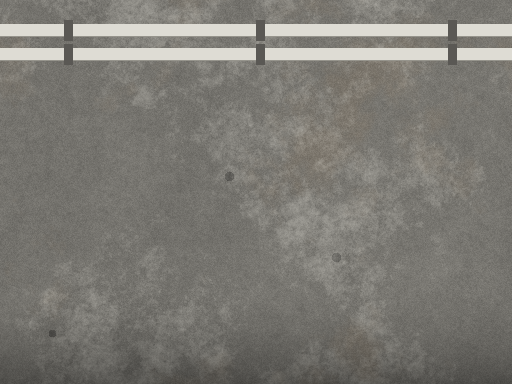
#> input picture src/patches/rf06/RF6_BETN.png, 512 x 384 px; its folder holds 4 pictures in this run
$ python materials_rf06.py
#> lines starting #> are read from the running program, lines starting #| are printed output that depends on the picture
### scripts/mapkit/materials.py
#!/usr/bin/env python3
"""RF01 stand-in material family, item sprites, sky and menu graphics.

Everything is procedural (numpy/PIL) but calibrated on the legacy plaster and ceramic masters
so the level reads as one institution: painted plaster with dado, ceramic and checker floors,
limestone, painted wood and metal doors, iron grilles, enamel plaques. These are the textures used
until Codex Astra material batches are validated and promoted (scripts/promote_astra_batch.ps1).

Output (runtime):  src/patches/rf01/*.png, src/flats-less definitions in src/TEXTURES.rf01,
                   src/sprites/items/*.png, src/graphics/RFSELCT.png, src/textures/RFSKY.png
Usage: python scripts/mapkit/materials.py
"""
from pathlib import Path
import struct, sys, zlib, math
import numpy as np
from PIL import Image, ImageDraw, ImageFont, ImageFilter

ROOT = Path(__file__).resolve().parents[2]
PATCH = ROOT / 'src' / 'patches' / 'rf01'
SPRITES = ROOT / 'src' / 'sprites' / 'items'
GRAPHICS = ROOT / 'src' / 'graphics'
PPU = 4  # pixels per world unit

DEFS = []  # (kind, name, w, h, path)


# ----------------------------------------------------------------------------- helpers
def fbm(h, w, seed, beta=2.0):
    """Periodic 1/f^beta noise in [0,1]. Tileable by construction (spectral synthesis)."""
    rng = np.random.default_rng(seed)
    fy = np.fft.fftfreq(h)[:, None]
    fx = np.fft.fftfreq(w)[None, :]
    f = np.sqrt(fx ** 2 + fy ** 2)
    f[0, 0] = 1.0
    amp = 1.0 / f ** (beta / 2.0)
    amp[0, 0] = 0.0
    phase = np.exp(2j * np.pi * rng.random((h, w)))
    img = np.real(np.fft.ifft2(amp * phase))
    img -= img.min()
    return img / max(img.max(), 1e-9)


def grain(h, w, seed, amount=0.04):
    rng = np.random.default_rng(seed)
    return (rng.random((h, w)) - 0.5) * 2 * amount


def to_img(arr):
    return Image.fromarray(np.clip(arr * 255, 0, 255).astype(np.uint8), 'RGB')


def solid(h, w, rgb):
    return np.ones((h, w, 3)) * (np.array(rgb) / 255.0)


def tint(base, mask3, rgb, strength):
    """Blend base toward rgb where mask3 (h,w,1) is high."""
    col = np.array(rgb) / 255.0
    return base * (1 - mask3 * strength) + col * (mask3 * strength)


# [8 lines left out: function save_patch, not called in this run]


def plaster(h, w, seed, rgb=(218, 210, 194), rough=0.10, stains=0.12):
    base = solid(h, w, rgb)
    n1 = fbm(h, w, seed, 2.6)[..., None]          # broad tonal drift
    n2 = fbm(h, w, seed + 7, 1.6)[..., None]      # fine trowel grain
    stain = fbm(h, w, seed + 13, 3.2)[..., None]
    img = base * (0.94 + 0.12 * (n1 - 0.5)) * (1 + rough * (n2 - 0.5))
    img = tint(img, np.clip((stain - 0.62) * 4, 0, 1), (140, 118, 92), stains)
    img += grain(h, w, seed + 3, 0.025)[..., None]
    # sparse chips
    rng = np.random.default_rng(seed + 99)
    for _ in range(int(h * w / 60000)):
        cy, cx = rng.integers(0, h), rng.integers(0, w)
        r = rng.integers(2, 6)
        yy, xx = np.ogrid[:h, :w]
        m = ((yy - cy) ** 2 + (xx - cx) ** 2) < r * r
        img[m] *= 0.72
    return np.clip(img, 0, 1)


def floor_grime(img, strength=0.35, height_frac=0.22):
    """Darken toward the floor (bottom rows) for wall textures."""
    h = img.shape[0]
    y = np.linspace(0, 1, h)[:, None, None]
    g = np.clip((y - (1 - height_frac)) / height_frac, 0, 1) ** 1.6
    return img * (1 - strength * g)


# [394 lines left out: functions dado_wall, tile_wall, ceramic, checker, planks, stone_blocks and 11 more, not called in this run]


# ----------------------------------------------------------------------------- furniture sides
# Raised-block furniture keeps its geometry (safe collision); these side textures make the blocks
# read as beds, tables, shelving and vats. Lower textures are top-aligned on the block's top edge.
def _px(u):
    return int(round(u * PPU))


# [137 lines left out: functions bed_side, bed_head, table_side, shelf_front, vat_side, stained_glass, not called in this run]


# ----------------------------------------------------------------------------- wear decals
DECALS = ROOT / 'src' / 'graphics' / 'decals'


# [65 lines left out: functions _mask_png, wear_decals, png_with_grab, not called in this run]


def sprite_canvas(w, h):
    return Image.new('RGBA', (w * 2, h * 2), (0, 0, 0, 0))


# [273 lines left out: functions finish_sprite, draw_key, draw_ammo_box, draw_magazine, draw_dressing, draw_fal_pickup and 8 more, not called in this run]


# [6 lines that do not run on import are left out]

### scripts/mapkit/materials_rf02.py
#!/usr/bin/env python3
"""RF02 material family: Paris, 14 June 1940, from the boulevard Arago to the Porte Maillot.

Same procedural method and calibration as the RF01 family (scripts/mapkit/materials.py, whose pure helpers are
imported; it is never run from here, so no RF01 texture is rewritten). Slightly darker and dirtier than RF01,
because the place asks for it: smoke over the city, soot on the facades, paper tape across the shop windows.
Every inscription is composed with a real font from the text of the novel (docs/production/maps/RF02_FICHE.md),
never generated.

Output: src/patches/rf02/*.png, src/TEXTURES.rf02, src/textures/RFSKY2.png, src/sprites/rf02/*.png
Usage: python scripts/mapkit/materials_rf02.py
"""
import math
import zlib
from pathlib import Path
import numpy as np
from PIL import Image, ImageDraw, ImageFont, ImageFilter

import sys
sys.path.insert(0, str(Path(__file__).resolve().parent))
from materials import fbm, grain, to_img, solid, tint, plaster, floor_grime, stone_blocks, cobbles, planks, _draw_window, png_with_grab  # noqa: E402

ROOT = Path(__file__).resolve().parents[2]
PATCH = ROOT / 'src' / 'patches' / 'rf02'
SPRITES = ROOT / 'src' / 'sprites' / 'rf02'
PPU = 4
DEFS = []


# [6 lines left out: function save, not called in this run]


def font(size, bold=True, face=None):
    for f in ([face] if face else []) + (['C:/Windows/Fonts/arialbd.ttf'] if bold else ['C:/Windows/Fonts/arial.ttf']) + ['C:/Windows/Fonts/arial.ttf']:
        try:
            return ImageFont.truetype(f, size)
        except (OSError, TypeError):
            continue
    return ImageFont.load_default()


NARROW = 'C:/Windows/Fonts/ARIALNB.TTF'


# [415 lines left out: functions fitted, text_center, soot, sky_smoke, taped_window, facade and 16 more, not called in this run]


BOOK_PPU = 16          # books are seen from close by and carry titles: 16 px per unit


# [217 lines left out: functions book_barricade, radio_shelf, apothecary_window, luna_sign, closure_panel, morris and 1 more, not called in this run]


def tram_bench(name, seed):
    arr = planks(32 * PPU, 64 * PPU, seed, 6, (120, 84, 48))
    save('Texture', name, floor_grime(arr, 0.3, 0.3))


def leather(h, w, seed, rgb):
    img = solid(h, w, rgb) * (0.85 + 0.3 * (fbm(h, w, seed, 1.6)[..., None] - 0.5))
    return np.clip(img + grain(h, w, seed + 1, 0.03)[..., None], 0, 1)


# [30 lines left out: functions suitcase_side, mattress_skin, not called in this run]


# ----------------------------------------------------------------------------- sprites (objects of the novel)
def sprite_rgba(w, h):
    return Image.new('RGBA', (w, h), (0, 0, 0, 0))


# [413 lines left out: functions save_sprite, draw_ticket, draw_reader_card, draw_bag, draw_bucket, draw_phone and 13 more, not called in this run]


# [7 lines that do not run on import are left out]

### scripts/mapkit/materials_rf06.py
#!/usr/bin/env python3
"""RF06 material family: the corridor that should not fit in the building (novel l. 709-731).

PROVISIONAL procedural stand-ins by Opus (request to Astra to follow with the Jerma family). Inscriptions are the
text of the novel composed with real fonts: the stencilled room numbers 117, 404, 017, crossed out; ERREUR Ø in its
variants (black, red, engraved, a zero instead of the Ø, a bar that cuts the word in two). The graffiti are marks and
initials in several scripts, without words invented for the story.

Output: src/patches/rf06/*.png, src/TEXTURES.rf06
Usage: python scripts/mapkit/materials_rf06.py
"""
import sys
from pathlib import Path
import numpy as np
from PIL import Image, ImageDraw, ImageFilter

sys.path.insert(0, str(Path(__file__).resolve().parent))
from materials import fbm, grain, to_img, solid, tint, plaster, floor_grime, stone_blocks  # noqa: E402
from materials_rf02 import font, text_center  # noqa: E402

ROOT = Path(__file__).resolve().parents[2]
PATCH = ROOT / 'src' / 'patches' / 'rf06'
PPU = 4
DEFS = []
# Files imported over the stand-ins (Codex RF05_RF06_MATERIALS_01, 01/10): never redrawn, their definition is read from
# the file in place.
DELIVERED = {'RF6_BETN', 'RF6_BETS', 'RF6_PEAU', 'RF6_PEA2', 'RF6_SOL', 'RF6_PLAF'}   # + RF06_FLATS_01


def save(kind, name, arr, ppu=PPU):
    if name in DELIVERED:
        img = Image.open(PATCH / f'{name}.png')
        DEFS.append((kind, name, img.size[0], img.size[1], ppu))
        return
    img = arr if isinstance(arr, Image.Image) else to_img(np.clip(arr, 0, 1))
    PATCH.mkdir(parents=True, exist_ok=True)
    img.save(PATCH / f'{name}.png', optimize=True)
    DEFS.append((kind, name, img.size[0], img.size[1], ppu))


# [4 lines left out: function masked, not called in this run]


def concrete(h, w, seed, rgb=(128, 126, 120)):
    arr = plaster(h, w, seed, rgb, rough=0.25, stains=0.2)
    salt = fbm(h, w, seed + 7, 2.6)[..., None]
    return tint(arr, np.clip((salt - 0.6) * 3, 0, 1), (206, 204, 196), 0.35)      # salty damp (l. 709)


def corridor_wall(name, seed, pipes=True):
    """Raw concrete, pipes painted white along the top, damp salt blooms (l. 709). 128 x 96."""
    W, H = 128 * PPU, 96 * PPU
    img = to_img(np.clip(floor_grime(concrete(H, W, seed), 0.35, 0.25), 0, 1))
    d = ImageDraw.Draw(img)
    if pipes:
        for k, y in enumerate((6, 12)):
            d.rectangle([0, y * PPU, W, y * PPU + 3 * PPU], fill=(222, 220, 212))
            d.line([(0, y * PPU + 3 * PPU), (W, y * PPU + 3 * PPU)], fill=(150, 148, 140), width=1)
            for x in range(16 * PPU, W, 48 * PPU):
                d.rectangle([x, y * PPU - PPU, x + 2 * PPU, y * PPU + 4 * PPU], fill=(90, 88, 84))
    save('Texture', name, np.asarray(img).astype(float) / 255.0)


def peeled_wall(name, seed):
    """Layers of paint lifting like burnt skins; under the newest, graffiti, signatures, dates, marks in several scripts
    (l. 713). 128 x 96."""
    W, H = 128 * PPU, 96 * PPU
    rng = np.random.default_rng(seed)
    base = concrete(H, W, seed, (120, 116, 110))
    img = to_img(np.clip(base, 0, 1))
    d = ImageDraw.Draw(img)
    faces = ['C:/Windows/Fonts/arial.ttf', 'C:/Windows/Fonts/times.ttf', 'C:/Windows/Fonts/cour.ttf', 'C:/Windows/Fonts/comic.ttf']
    marks = ['J.M. 98', 'K.', 'G + R', 'Т.В.', 'Л. 2001', 'VIVA', 'S.F.', 'M.C. 1974', 'ĦAŻ', 'P.', 'A.B.', 'Ж', '1987', 'EZ']
    for k in range(18):
        f = font(int(rng.uniform(5, 11) * PPU), face=faces[k % 4])
        col = tuple(int(c) for c in rng.choice([(20, 20, 24), (130, 30, 26), (30, 60, 110), (40, 90, 50)]))
        d.text((rng.uniform(0, W - 30 * PPU), rng.uniform(20 * PPU, H - 14 * PPU)), marks[k % len(marks)], font=f, fill=col)
    arr = np.asarray(img).astype(float) / 255.0
    paint = solid(H, W, (196, 194, 184)) * (0.92 + 0.1 * fbm(H, W, seed + 1, 2.0)[..., None])
    keep = (fbm(H, W, seed + 2, 1.5) > 0.52)[..., None]
    edge = (np.abs(fbm(H, W, seed + 2, 1.5) - 0.52) < 0.015)[..., None]
    arr = np.where(keep, paint, arr)
    arr = np.where(edge, arr * 0.45, arr)                                    # the lifting edges, dark
    save('Texture', name, floor_grime(arr, 0.35, 0.25))


# [41 lines left out: functions stencil_number, erreur, daylight_opening, not called in this run]


def main():
    corridor_wall('RF6_BETN', 700)
#> in save, img is the input picture: PIL image 512x384 RGB; mean R, G, B 124.5, 122.3, 116.4
    corridor_wall('RF6_BETS', 701, pipes=False)
#> call 2 of save, with kind = 'Texture', name = 'RF6_BETS', ppu = 4
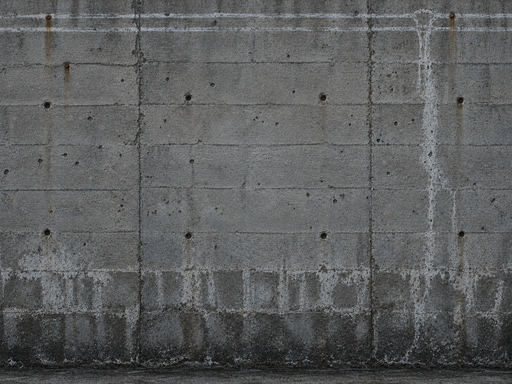
#> input picture src/patches/rf06/RF6_BETS.png, 512 x 384 px
#> in save, img is the input picture: PIL image 512x384 RGB; mean R, G, B 92.9, 94.1, 94.5
    peeled_wall('RF6_PEAU', 702)
#> in peeled_wall, `img = to_img(np.clip(base, 0, 1))`:
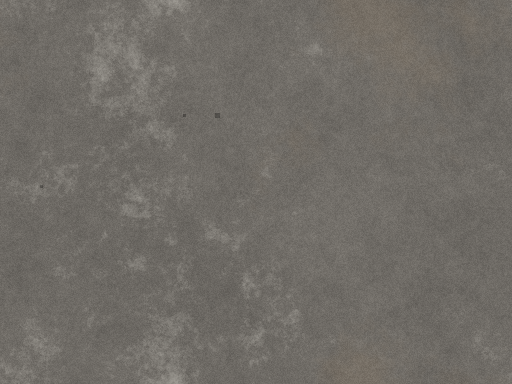
#> img: PIL image 512x384 RGB; mean R, G, B 112.3, 108.4, 102.6
#> in peeled_wall, `arr = np.where(keep, paint, arr)`:
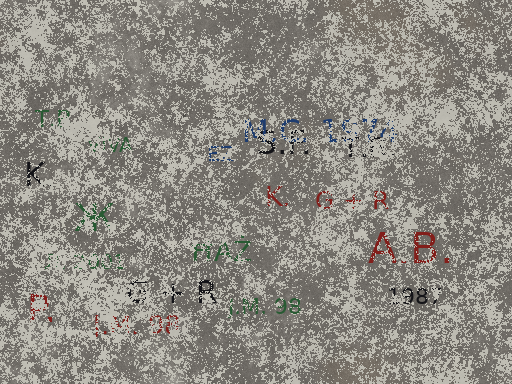
#> arr: shape (384, 512, 3) float64; mean R, G, B 0.553, 0.54, 0.511
#> in peeled_wall, `arr = np.where(keep, paint, arr)`:
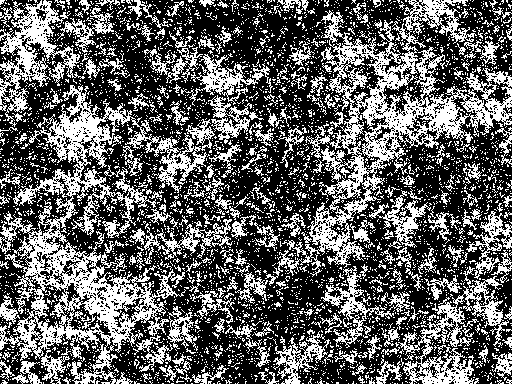
#> keep: shape (384, 512, 1) bool; 38.1% white in thin lines or dots
#> in peeled_wall, `arr = np.where(edge, arr * 0.45, arr)`:
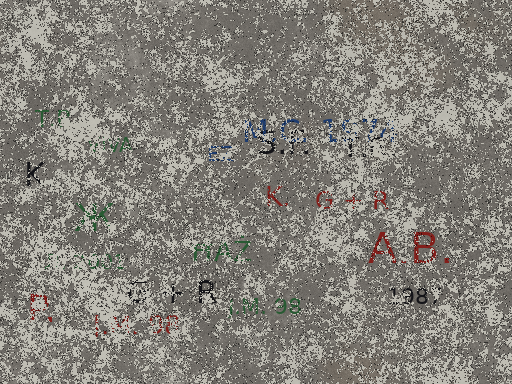
#> arr: shape (384, 512, 3) float64; mean R, G, B 0.518, 0.506, 0.479
#> in peeled_wall, `arr = np.where(edge, arr * 0.45, arr)`:
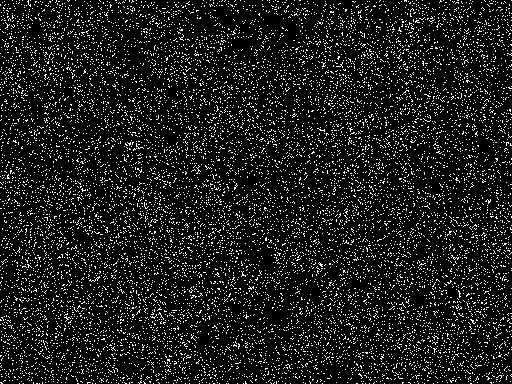
#> edge: shape (384, 512, 1) bool; 10.6% white in thin lines or dots
#> call 3 of floor_grime, with strength = 0.35, height_frac = 0.25
#> in floor_grime (call 3), `return img * (1 - strength * g)`:
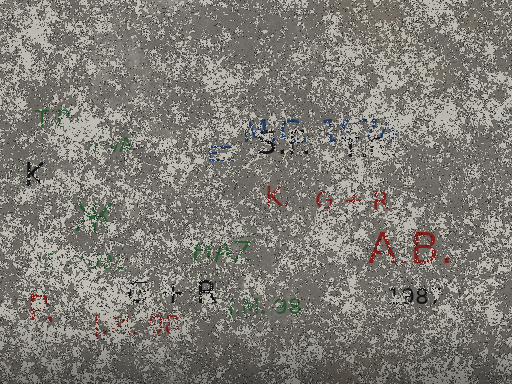
#> returned value: shape (384, 512, 3) float64; mean of channels 0, 1, 2 0.5, 0.489, 0.463; drawn as R, G, B
    peeled_wall('RF6_PEA2', 703)
    for num in ('117', '404', '017'):
        stencil_number(f'RF6_N{num}', num)
    for k, kind in enumerate(('noir', 'rouge', 'grave', 'zero', 'barre')):
        erreur(f'RF6_ER{k + 1}', kind, 710 + k)
    daylight_opening('RF6_JOUR')
    save('Flat', 'RF6_SOL', concrete(64 * PPU, 64 * PPU, 720, (112, 110, 104)))
    save('Flat', 'RF6_PLAF', concrete(64 * PPU, 64 * PPU, 721, (150, 148, 142)))
    lines = ['// Generated by scripts/mapkit/materials_rf06.py. RF06 (the corridor, l. 709-731). PROVISIONAL.', '']
    for kind, name, w, h, ppu in DEFS:
        lines.append(f'{kind} {name}, {w}, {h}\n{{\n    XScale {ppu}\n    YScale {ppu}\n    Patch "patches/rf06/{name}.png", 0, 0\n}}')
    (ROOT / 'src' / 'TEXTURES.rf06').write_bytes(('\n'.join(lines) + '\n').encode('utf-8'))
    print(f'materials rf06: {len(DEFS)} definitions written to src/TEXTURES.rf06')


if __name__ == '__main__':
#> (the run stopped early here; a loop or call above may not have finished)
